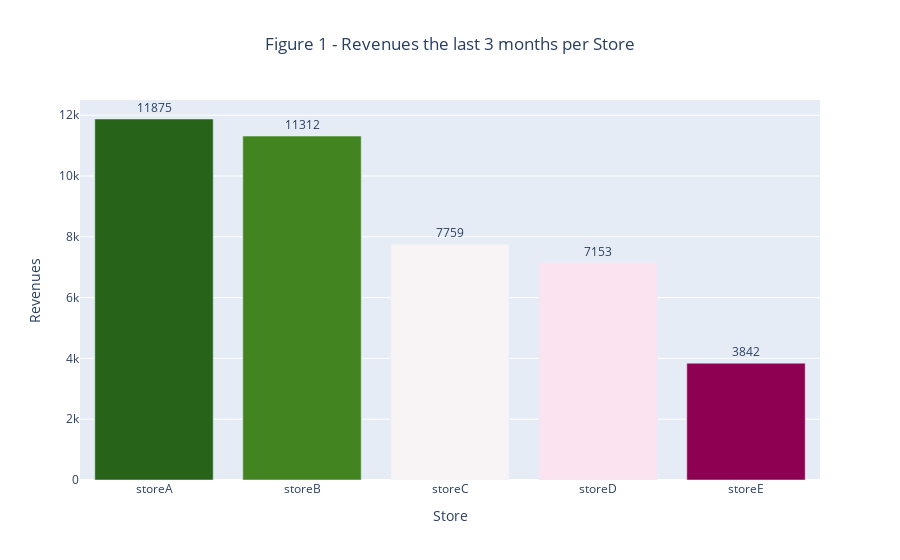

Notebook code cell kept with this figure:
### Markdown cell above
### Checking which store sold the most in the last 3 months

### Code cell
# Plotting Revenues the last 3 months per Store
value = data['2017-12-25':'2018-02-25'].max().round(0)
label = data.columns
trace = go.Bar(y=value, 
               x=label,text = value,textposition= "outside",
               marker={'color': value,
                   'colorscale': 'PiYG'})
layout = go.Layout(title="Figure 1 - Revenues the last 3 months per Store", 
                   xaxis={'title' : "Store"},
                  yaxis={'title' : "Revenues"},
                  title_x=0.5)
fig = go.Figure(data=trace, layout=layout)
iplot(fig)
fig.show('png')

### Figure 1 — Plotly figure (JSON) as saved in the notebook; plotly's stock layout.template omitted (floating-point values rounded to 4 significant figures)
{"data": [{"marker": {"color": [11875, 11312, 7759, 7153, 3842], "colorscale": [[0, "rgb(142,1,82)"], [0.1, "rgb(197,27,125)"], [0.2, "rgb(222,119,174)"], [0.3, "rgb(241,182,218)"], [0.4, "rgb(253,224,239)"], [0.5, "rgb(247,247,247)"], [0.6, "rgb(230,245,208)"], [0.7, "rgb(184,225,134)"], [0.8, "rgb(127,188,65)"], [0.9, "rgb(77,146,33)"], [1, "rgb(39,100,25)"]]}, "text": [11875, 11312, 7759, 7153, 3842], "textposition": "outside", "type": "bar", "x": ["storeA", "storeB", "storeC", "storeD", "storeE"], "y": [11875, 11312, 7759, 7153, 3842]}], "layout": {"title": {"text": "Figure 1 - Revenues the last 3 months per Store", "x": 0.5}, "xaxis": {"title": {"text": "Store"}}, "yaxis": {"title": {"text": "Revenues"}}}}
